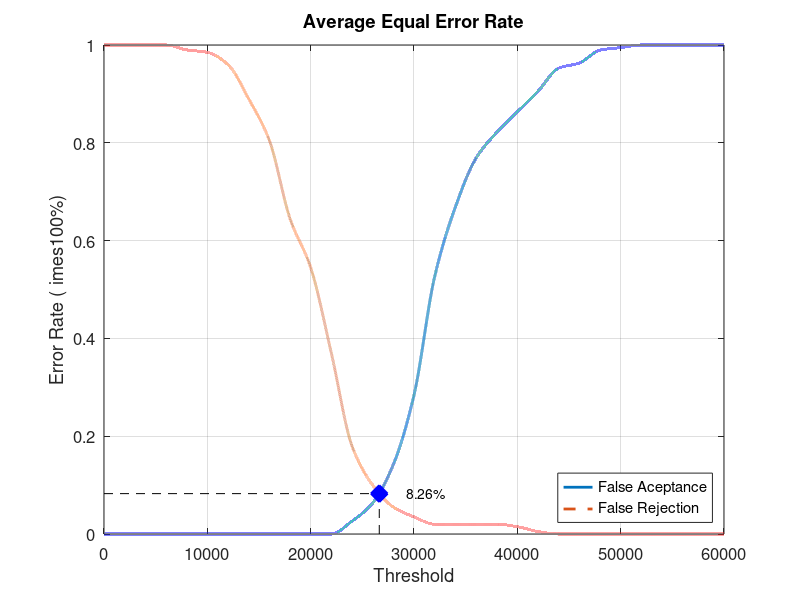
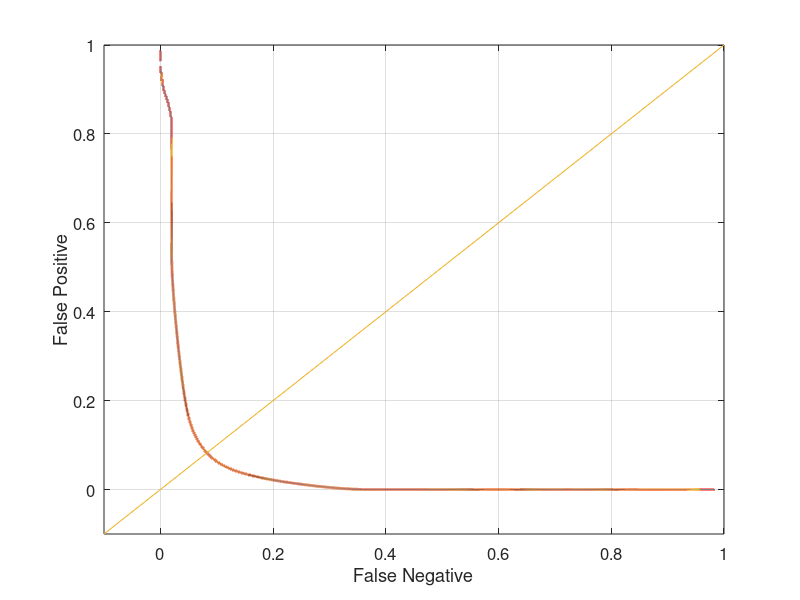

Here is the MATLAB script that generated these plots, in order:
close all;
clear;
clc;
x = 0:2000:60000;
xq = 0:0.5:60000;

y0 = [0 0 0 0 0 0 0 0 0 0 0 0 0.0263158 0.0631579 0.142105 0.284211 0.526316 0.668421 0.768421 0.821053 0.863158 0.905263 0.952632 0.963158 0.989474 0.994737 1 1 1 1 1]
yy0 = interp1(x, y0, xq, 'pchip');
y1 = [1 1 1 1 0.99 0.985 0.96 0.89 0.805 0.645 0.545 0.37 0.18 0.1 0.055 0.035 0.02 0.02 0.02 0.02 0.015 0.005 0 0 0 0 0 0 0 0 0]
yy1 = interp1(x, y1, xq, 'pchip');

% Calculating EER: 
y2 = abs(y0 - y1);
find(y2 == min(y2))
yy2 = abs(yy0 - yy1);
xEER = find(yy2 == min(yy2));
xEERIndex = xq(xEER) % X-axis EER
yEER = yy0(xEER) % Y-axis EER

main = figure
plot(xq, yy0,'-','LineWidth', 2);	hold on
plot(xq, yy1,'--','LineWidth', 2);	hold on
plot([xEERIndex xEERIndex], [0 yEER], 'k--');	hold on
plot([0 xEERIndex], [yEER yEER], 'k--');	hold on
plot(xEERIndex, yEER, 'bx', 'LineWidth', 10);	hold on
text(xEERIndex + 10 * xEERIndex / 100, yEER, [num2str(round((10000 * yEER)) / 100) '%'])
legend('False Aceptance', 'False Rejection', 'Location', 'SouthEast')
xlabel('Threshold')
ylabel('Error Rate (	imes100%)')
title('Average Equal Error Rate')
set(gca, 'FontSize', 12)
axis([0 60000 0 1])
grid on

print(main, 'Database5_2Main', '-dpng');
FNRxFPR = figure('Color', [1 1 1]);
plot(yy1, yy0, '-', yy1, yy0, 'LineWidth', 2);
hold on
y = -0.1:0.1:1
plot(y, y); 
set(gca, 'FontSize', 12)
xlabel('False Negative')
ylabel('False Positive')
axis([-0.1 1 -0.1 1])
set(gca, 'FontSize', 12)
grid on

print(FNRxFPR, 'Database5_2FNRxFPR','-dpng');
